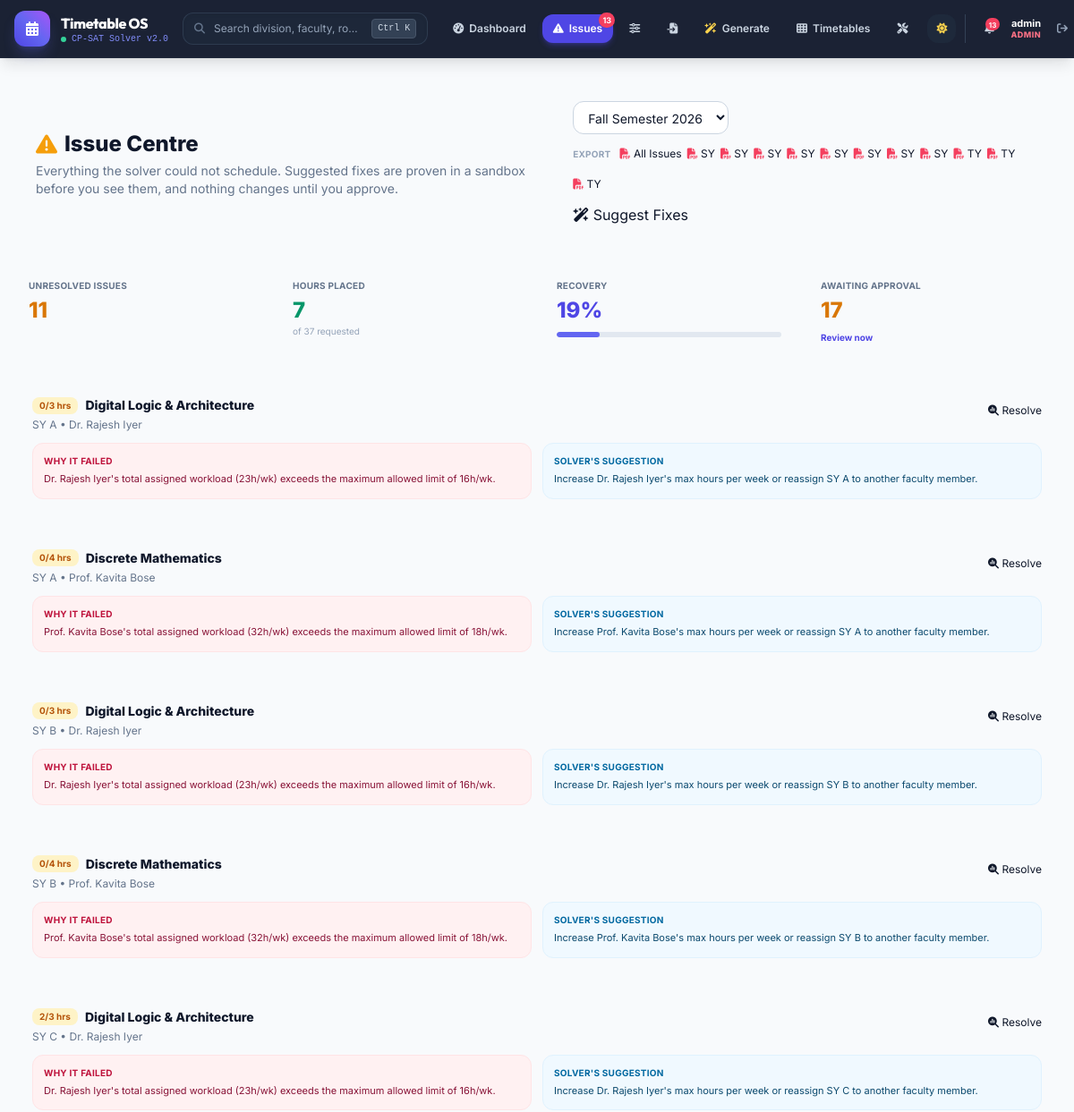
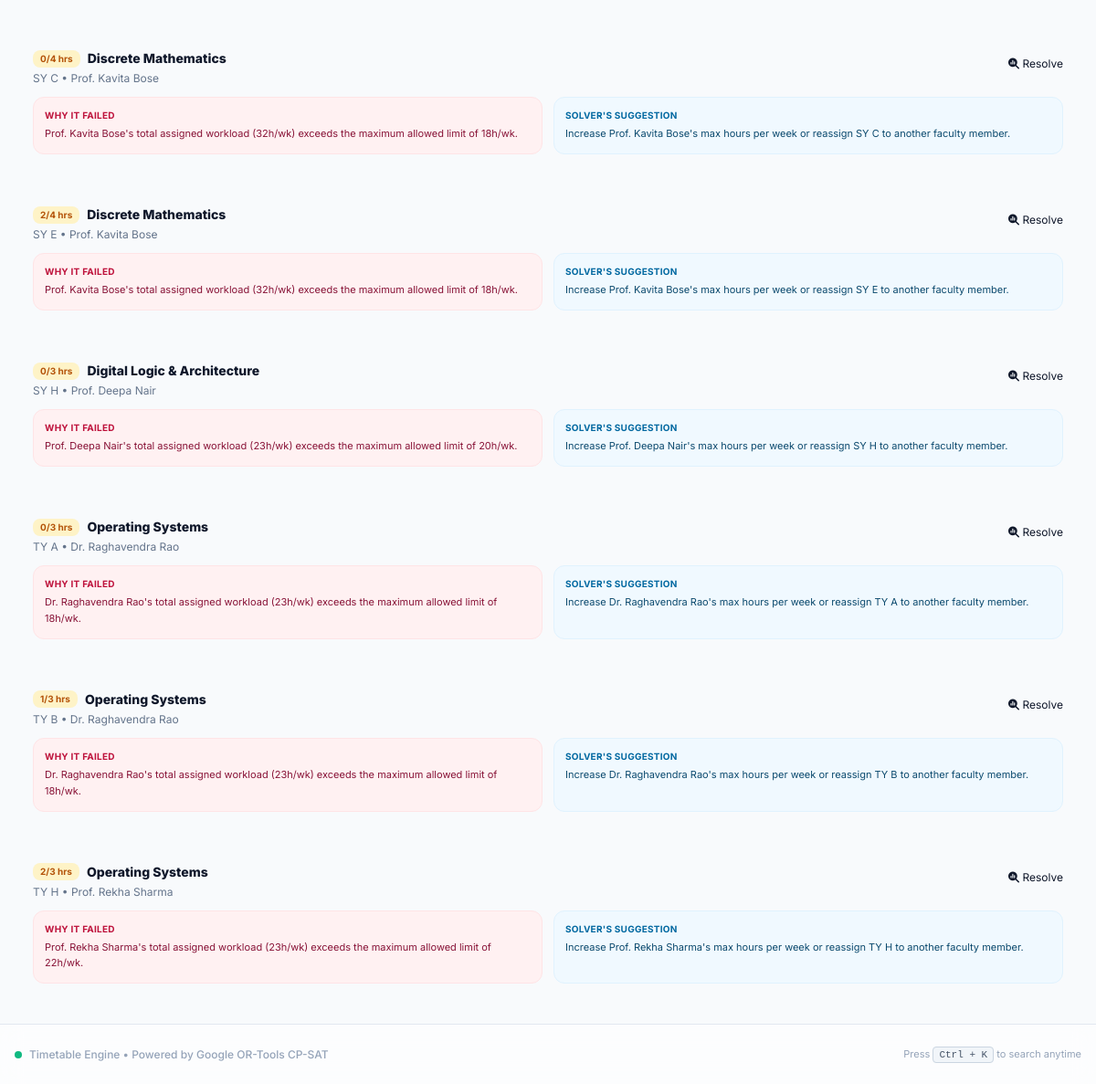
/issues/ (signed in), run on an earlier commit of the app's database (2 pictures, top to bottom).
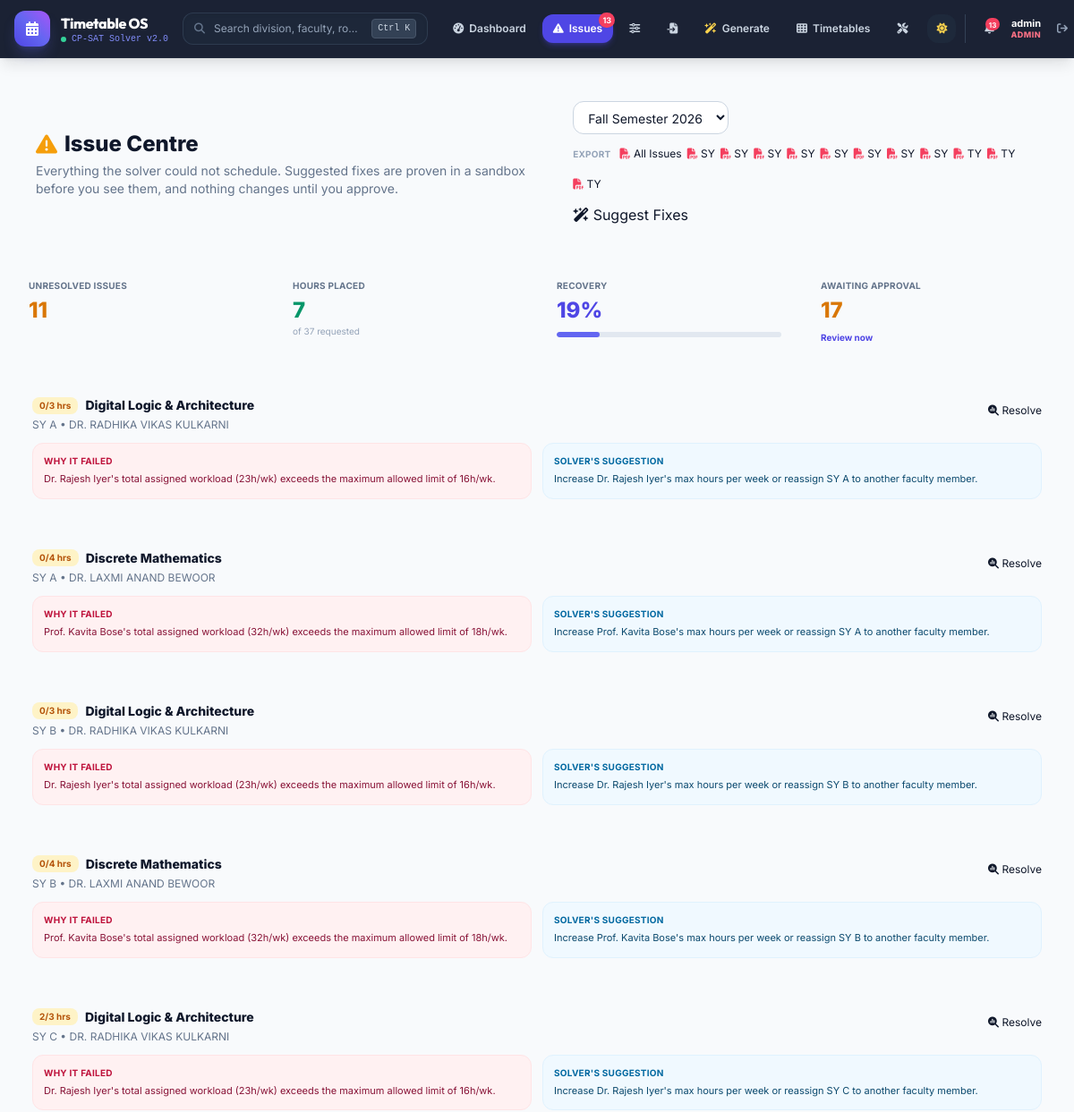
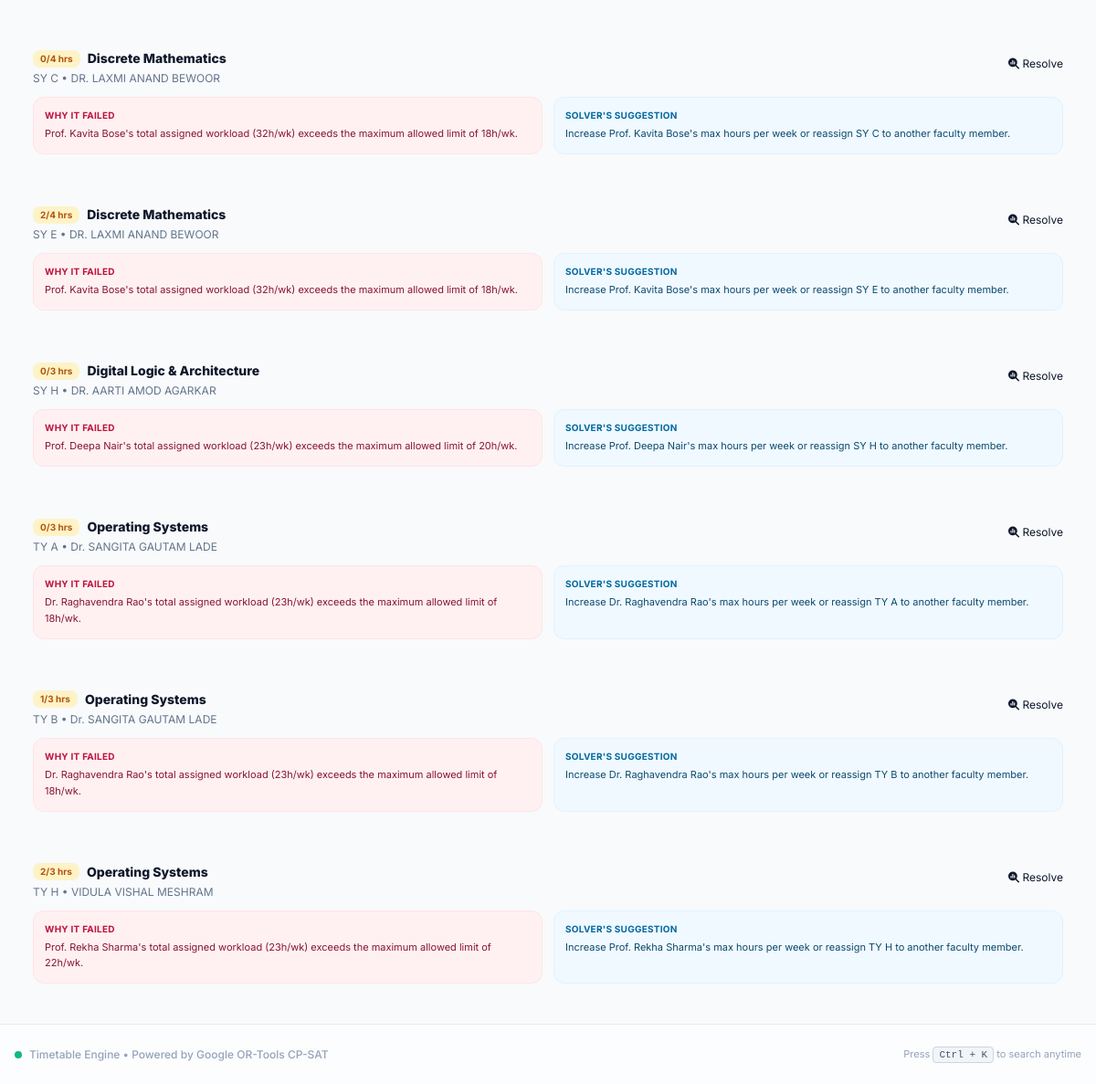
And on a later commit of the database (2 pictures, top to bottom).
### scheduler/models.py (models this page shows, shortened)
class SchedulingIssue(models.Model):
    semester = models.ForeignKey(Semester, on_delete=models.CASCADE, related_name='scheduling_issues')
    assignment = models.ForeignKey(Assignment, on_delete=models.CASCADE, related_name='scheduling_issues')
    hours_requested = models.IntegerField()
    hours_scheduled = models.IntegerField()
    reason = models.TextField()
    suggestion = models.TextField()
    class Meta:
        ordering = ['assignment__division', 'assignment__subject']

class Assignment(models.Model):
    semester = models.ForeignKey(Semester, on_delete=models.CASCADE, related_name='assignments')
    teacher = models.ForeignKey(Teacher, on_delete=models.CASCADE, related_name='assignments')
    subject = models.ForeignKey(Subject, on_delete=models.CASCADE, related_name='assignments')
    division = models.ForeignKey(YearDivision, on_delete=models.CASCADE, related_name='assignments')
    total_hours_for_semester = models.IntegerField(default=60)
    class Meta:
        unique_together = ('semester', 'teacher', 'subject', 'division')
        ordering = ['division__year', 'division__division_number', 'subject__name']

class Teacher(models.Model):
    user = models.OneToOneField(
        settings.AUTH_USER_MODEL,
        null=True,
        blank=True,
        on_delete=models.SET_NULL,
        related_name='teacher_profile',
        help_text="Linked login account. When set, this teacher can sign in and see only their own timetable.",
    )
    name = models.CharField(max_length=150)
    max_hours_per_week = models.IntegerField(default=24)
    class Meta:
        ordering = ['name']

class Subject(models.Model):
    code = models.CharField(max_length=50, blank=True, null=True)
    name = models.CharField(max_length=150)
    is_lab = models.BooleanField(default=False)
    class Meta:
        ordering = ['name']

class YearDivision(models.Model):
    year = models.IntegerField(help_text="Year of study (1-4)")
    division_number = models.IntegerField(help_text="Sequential division number (1, 2, ...)")
    division_label = models.CharField(
        max_length=20, default="",
        help_text="Display label for the division (e.g. A, B, N). Defaults to the division number.",
    )
    division_prefix = models.CharField(
        max_length=10, default="",
        help_text="Name prefix derived from year (SY, TY, SEDA, ...). Auto-filled if blank.",
    )
    strength = models.IntegerField(default=60)
    name = models.CharField(max_length=100, blank=True)
    class Meta:
        ordering = ['year', 'division_number']
        unique_together = ('year', 'division_number')

### scheduler/views.py (the view)
# urls.py: path('issues/', views.issue_centre_view, name='issue_centre'),
@admin_required
def issue_centre_view(request):
    semesters, semester = _selected_semester(request)
    issues = []
    if semester:
        issues = list(
            SchedulingIssue.objects.filter(semester=semester)
            .select_related(
                "assignment__division", "assignment__subject", "assignment__teacher"
            )
            .prefetch_related("proposals")
        )
    proposals = (
        ProposedChange.objects.filter(semester=semester)
        .select_related("issue", "reviewed_by")
        if semester else ProposedChange.objects.none()
    )
    hours_requested = sum(i.hours_requested for i in issues)
    hours_scheduled = sum(i.hours_scheduled for i in issues)
    entries = (
        TimetableEntry.objects.filter(semester=semester).count() if semester else 0
    )
    context = {
        "semesters": semesters,
        "selected_semester": semester,
        "issues": issues,
        "proposals": proposals,
        "pending_proposals": proposals.filter(status="PENDING").count(),
        "hours_requested": hours_requested,
        "hours_scheduled": hours_scheduled,
        "entries_count": entries,
        "recovery_percent": (
            round(hours_scheduled / hours_requested * 100) if hours_requested else 100
        ),
        "unread_count": unread_count(request.user),
        "year_group_prefixes": (
            year_group_prefixes_with_issues(semester) if semester else []
        ),
    }
    return render(request, "scheduler/issue_centre.html", context)

### scheduler/context_processors.py (called while the page is built)
def navigation_context(request):
    user = getattr(request, "user", None)
    if user is None or not user.is_authenticated:
        return {"notifications_unread": 0, "unread_count": 0}
    unread = Notification.objects.filter(recipient=user, is_read=False).count()
    return {"notifications_unread": unread, "unread_count": unread}

### scheduler/models.py (called while the page is built)
def year_prefix_for(year: int) -> str:
    return YEAR_PREFIXES.get(year, f"{year}Y")

def year_group_prefixes_with_issues(semester):
    years = (
        SchedulingIssue.objects.filter(semester=semester)
        .values_list("assignment__division__year", flat=True)
        .distinct()
    )
    return [year_prefix_for(y) for y in sorted(years)]

### scheduler/notifications.py (called while the page is built)
def unread_count(user):
    if not user or not user.is_authenticated:
        return 0
    return Notification.objects.filter(recipient=user, is_read=False).count()

### scheduler/roles.py (called while the page is built)
def is_admin(user):
    if not user or not user.is_authenticated:
        return False
    if user.is_superuser or user.is_staff:
        return True
    return user.groups.filter(name=ADMIN_GROUP).exists()

### scheduler/templates/scheduler/issue_centre.html (shortened to what the changed rows need)
{% extends "scheduler/base.html" %}
{% block content %}
<div class="space-y-5">
  <div class="card p-4 sm:p-6 flex flex-col lg:flex-row lg:items-center justify-between gap-4">
    <div>
      <h1 class="text-xl sm:text-2xl font-extrabold text-slate-900 flex items-center gap-2">
        <i class="fa-solid fa-triangle-exclamation text-amber-500"></i> Issue Centre
      </h1>
    </div>
  </div>
  {% if not selected_semester %}
    <div class="card p-8 text-center">
      <i class="fa-solid fa-inbox text-3xl text-slate-300"></i>
      <p class="text-sm text-slate-500 mt-3">No semester data yet.</p>
      <a href="{% url 'scheduler:upload_pdf' %}" class="btn-primary mt-4">
        <i class="fa-solid fa-file-pdf"></i> Import College Data
      </a>
    </div>
  {% else %}
  <div class="space-y-4">
    {% for issue in issues %}
    <div class="card overflow-hidden">
      <div class="p-4 sm:p-5">
        <div class="flex flex-col sm:flex-row sm:items-start justify-between gap-3">
          <div class="min-w-0">
            <div class="flex flex-wrap items-center gap-2">
              <span class="px-2 py-0.5 rounded-lg text-[10px] font-bold bg-amber-100 text-amber-700">
                {{ issue.hours_scheduled }}/{{ issue.hours_requested }} hrs
              </span>
              <h3 class="text-sm font-extrabold text-slate-900">{{ issue.assignment.subject.name }}</h3>
            </div>
            <p class="text-xs text-slate-500 mt-1">
              {{ issue.assignment.division.name }} &bull; {{ issue.assignment.teacher.name }}
            </p>
          </div>
          <form method="POST" action="{% url 'scheduler:find_fixes' %}" class="js-confirm shrink-0"
                data-confirm="Analyse this issue and suggest fixes? Nothing will be changed.">
            <button class="btn-secondary !text-xs !py-2" data-loading="Analysing&hellip;">
              <i class="fa-solid fa-magnifying-glass-chart"></i>
              {% if issue.proposals.all %}Find More Fixes{% else %}Resolve{% endif %}
            </button>
          </form>
        </div>
        <div class="mt-3 grid sm:grid-cols-2 gap-3">
          <div class="p-3 rounded-xl bg-rose-50 border border-rose-100">
            <p class="text-[10px] font-bold text-rose-700 uppercase tracking-wide mb-1">Why it failed</p>
            <p class="text-[11px] text-rose-900 leading-relaxed">{{ issue.reason }}</p>
          </div>
          <div class="p-3 rounded-xl bg-sky-50 border border-sky-100">
            <p class="text-[10px] font-bold text-sky-700 uppercase tracking-wide mb-1">Solver's suggestion</p>
            <p class="text-[11px] text-sky-900 leading-relaxed">{{ issue.suggestion }}</p>
          </div>
        </div>
      </div>
    </div>
    {% endfor %}
  </div>
  {% endif %}
</div>
{% endblock %}

What changed in the data, as far as the page shows it:
changed through a linked row, SchedulingIssue (number 1 of 11 on the later page): assignment.teacher.name "Dr. Rajesh Iyer" → "DR. RADHIKA VIKAS KULKARNI"
changed through a linked row, SchedulingIssue (number 2 of 11 on the later page): assignment.teacher.name "Prof. Kavita Bose" → "DR. LAXMI ANAND BEWOOR"
changed through a linked row, SchedulingIssue (number 3 of 11 on the later page): assignment.teacher.name "Dr. Rajesh Iyer" → "DR. RADHIKA VIKAS KULKARNI"
changed through a linked row, SchedulingIssue (number 4 of 11 on the later page): assignment.teacher.name "Prof. Kavita Bose" → "DR. LAXMI ANAND BEWOOR"
changed through a linked row, SchedulingIssue (number 5 of 11 on the later page): assignment.teacher.name "Dr. Rajesh Iyer" → "DR. RADHIKA VIKAS KULKARNI"
changed through a linked row, SchedulingIssue (number 6 of 11 on the later page): assignment.teacher.name "Prof. Kavita Bose" → "DR. LAXMI ANAND BEWOOR"
changed through a linked row, SchedulingIssue "SY E": assignment.teacher.name "Prof. Kavita Bose" → "DR. LAXMI ANAND BEWOOR"
changed through a linked row, SchedulingIssue "SY H": assignment.teacher.name "Prof. Deepa Nair" → "DR. AARTI AMOD AGARKAR"
changed through a linked row, SchedulingIssue "TY A": assignment.teacher.name "Dr. Raghavendra Rao" → "Dr. SANGITA GAUTAM LADE"
changed through a linked row, SchedulingIssue "TY B": assignment.teacher.name "Dr. Raghavendra Rao" → "Dr. SANGITA GAUTAM LADE"
changed through a linked row, SchedulingIssue "TY H": assignment.teacher.name "Prof. Rekha Sharma" → "VIDULA VISHAL MESHRAM"
